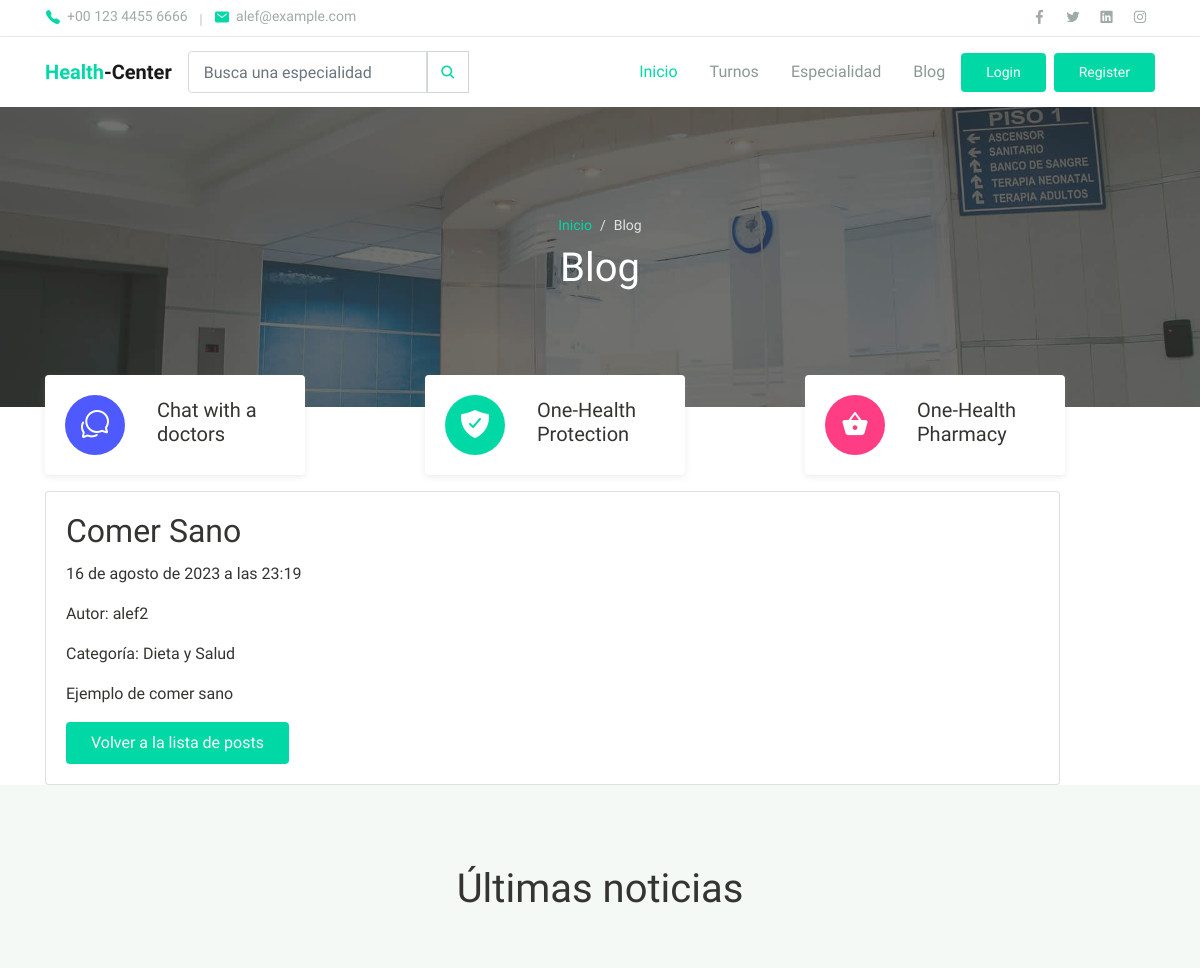
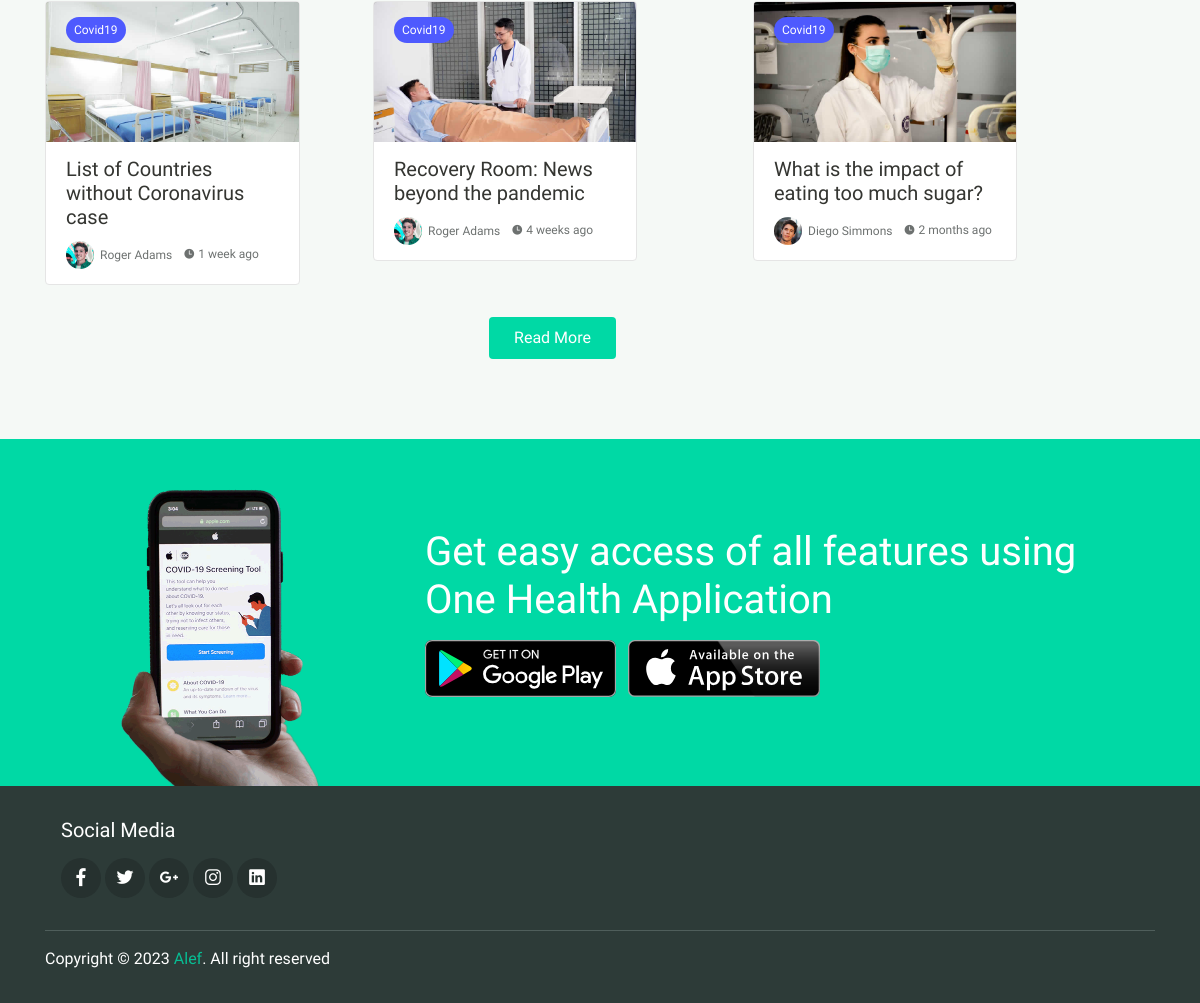
The page /aplicacion/post/6/ on the database its author committed (2 pictures, top to bottom).
### aplicacion/models.py (models this page shows, shortened)
class Post(models.Model):
    titulo = models.CharField(max_length=200)
    contenido = models.TextField()
    fecha_publicacion = models.DateTimeField(default=timezone.now)
    autor = models.ForeignKey('auth.User', on_delete=models.CASCADE)
    categoria = models.ForeignKey(Categoria, on_delete=models.CASCADE)

class Categoria(models.Model):
    nombre = models.CharField(max_length=100)
    descripcion = models.TextField()
    def __str__(self):
        return self.nombre

### aplicacion/views.py (the view)
# urls.py: path('post/<int:pk>/', views.detalle_post, name='detalle_post'),
def detalle_post(request, pk):
    post = get_object_or_404(Post, pk=pk)
    return render(request, "aplicacion/detalle_post.html", {'post': post})

### aplicacion/templates/aplicacion/detalle_post.html
{% extends 'aplicacion/base.html' %}
{% load static %}
{% block contenido %}
<div class="page-banner overlay-dark bg-image" style="background-image: url('{% static "aplicacion/assets/img/bg_image_1.jpg" %}');">
    <div class="banner-section">
      <div class="container text-center wow fadeInUp">
        <nav aria-label="Breadcrumb">
          <ol class="breadcrumb breadcrumb-dark bg-transparent justify-content-center py-0 mb-2">
            <li class="breadcrumb-item"><a href="{% url 'inicio' %}">Inicio</a></li>
            <li class="breadcrumb-item active" aria-current="page">Blog</li>
          </ol>
        </nav>
        <h1 class="font-weight-normal">Blog</h1>
      </div>
    </div>
  </div>
  <div class="page-section py-3 mt-md-n5 custom-index">
    <div class="container">
      <div class="row justify-content-center">
        <div class="col-md-4 py-3 py-md-0">
          <div class="card-service wow fadeInUp">
            <div class="circle-shape bg-secondary text-white">
              <span class="mai-chatbubbles-outline"></span>
            </div>
            <p><span>Chat</span> with a doctors</p>
          </div>
        </div>
        <div class="col-md-4 py-3 py-md-0">
          <div class="card-service wow fadeInUp">
            <div class="circle-shape bg-primary text-white">
              <span class="mai-shield-checkmark"></span>
            </div>
            <p><span>One</span>-Health Protection</p>
          </div>
        </div>
        <div class="col-md-4 py-3 py-md-0">
          <div class="card-service wow fadeInUp">
            <div class="circle-shape bg-accent text-white">
              <span class="mai-basket"></span>
            </div>
            <p><span>One</span>-Health Pharmacy</p>
          </div>
        </div>
      </div>
    </div>
  </div>
  <div class="container">
    <div class="row">
        <div class="col-md-11 offset-md-0">
            <div class="card">
                <div class="card-body">
                    <h2 class="card-title">{{ post.titulo }}</h2>
                    <p class="card-text">{{ post.fecha_publicacion }}</p>
                    <p class="card-text">Autor: {{ post.autor }}</p>
                    <p class="card-text">Categoría: {{ post.categoria }}</p>
                    <p class="card-text">{{ post.contenido }}</p>
                    <a href="{% url 'lista_posts' %}" class="btn btn-primary">Volver a la lista de posts</a>
                </div>
            </div>
        </div>
    </div>
</div>
<div class="page-section bg-light">
  <div class="container">
    <h1 class="text-center wow fadeInUp">Últimas noticias</h1>
    <div class="row mt-5">
      <div class="col-lg-3 py-2 wow zoomIn">
        <div class="card-blog">
          <div class="header">
            <div class="post-category">
              <a href="#">Covid19</a>
            </div>
            <a href="{% url 'lista_posts' %}" class="post-thumb">
              <img src="{% static 'aplicacion/assets/img/blog/blog_1.jpg' %}" alt="">
            </a>
          </div>
          <div class="body">
            <h5 class="post-title"><a href="{% url 'lista_posts' %}">List of Countries without Coronavirus case</a></h5>
            <div class="site-info">
              <div class="avatar mr-2">
                <div class="avatar-img">
                  <img src="{% static 'aplicacion/assets/img/person/person_1.jpg' %}" alt="">
                </div>
                <span>Roger Adams</span>
              </div>
              <span class="mai-time"></span> 1 week ago
            </div>
          </div>
        </div>
      </div>
      <div class="col-lg-4 py-2 wow zoomIn">
        <div class="card-blog">
          <div class="header">
            <div class="post-category">
              <a href="#">Covid19</a>
            </div>
            <a href="{% url 'lista_posts' %}" class="post-thumb">
              <img src="{% static 'aplicacion/assets/img/blog/blog_2.jpg' %}" alt="">
            </a>
          </div>
          <div class="body">
            <h5 class="post-title"><a href="{% url 'lista_posts' %}">Recovery Room: News beyond the pandemic</a></h5>
            <div class="site-info">
              <div class="avatar mr-2">
                <div class="avatar-img">
                  <img src="{% static 'aplicacion/assets/img/person/person_1.jpg' %}" alt="">
                </div>
                <span>Roger Adams</span>
              </div>
              <span class="mai-time"></span> 4 weeks ago
            </div>
          </div>
        </div>
      </div>
      <div class="col-lg-4 py-2 wow zoomIn">
        <div class="card-blog">
          <div class="header">
            <div class="post-category">
              <a href="#">Covid19</a>
            </div>
            <a href="{% url 'lista_posts' %}" class="post-thumb">
              <img src="{% static 'aplicacion/assets/img/blog/blog_3.jpg' %}" alt="">
            </a>
          </div>
          <div class="body">
            <h5 class="post-title"><a href="{% url 'lista_posts' %}">What is the impact of eating too much sugar?</a></h5>
            <div class="site-info">
              <div class="avatar mr-2">
                <div class="avatar-img">
                  <img src="{% static 'aplicacion/assets/img/person/person_2.jpg' %}" alt="">
                </div>
                <span>Diego Simmons</span>
              </div>
              <span class="mai-time"></span> 2 months ago
            </div>
          </div>
        </div>
      </div>
      <div class="col-11 text-center mt-4 wow zoomIn">
        <a href="{% url 'lista_posts' %}" class="btn btn-primary">Read More</a>
      </div>
    </div>
  </div>
</div>
{% endblock contenido %}

### aplicacion/static/aplicacion/css/theme.css (style rules this page uses)
:root { --primary: #00D9A5; --accent: #FF3D85; --secondary: #4E5AFE; --warning: #EED818; --info: #05B4E1; --danger: #FF4943; --success: #96C93D; --dark: #343531; --light: #F5F9F6; --cs: #596261; --grey: #6E807A; }
body { font-family: "Source Sans Pro", sans-serif; line-height: 1.5; color: #343531; }
a { color: #07be94; text-decoration: none; background-color: transparent; }
.bg-primary { background-color: #00D9A5 !important; }
.bg-accent { background-color: #FF3D85 !important; }
.bg-secondary { background-color: #4E5AFE !important; }
.bg-light { background-color: #F5F9F6 !important; }
.btn-primary { color: #fff; background-color: #00D9A5; border-color: transparent; }
.btn { padding: 8px 24px; }
.breadcrumb { background-color: #f8f9fa; }
.breadcrumb-dark .breadcrumb-item a { color: #00D9A5; }
.breadcrumb-dark .breadcrumb-item + .breadcrumb-item::before { display: inline-block; padding-right: 0.5rem; color: rgba(255, 255, 255, 0.8); content: "/"; }
.breadcrumb-dark .breadcrumb-item.active { color: rgba(255, 255, 255, 0.8); }
.bg-image { position: relative; background-position: center center; background-size: cover; background-repeat: no-repeat; }
.bg-image > * { position: relative; z-index: 10; }
.avatar { display: inline-flex; flex-direction: row; align-items: center; }
.avatar-img { margin-right: 6px; width: 32px; height: 32px; border-radius: 50%; overflow: hidden; }
.avatar-img img { width: 100%; height: 100%; }
.page-section { position: relative; padding-top: 80px; padding-bottom: 80px; overflow: hidden; }
.page-banner { position: relative; height: 300px; z-index: 10; }
.page-hero.overlay-dark::before, .page-banner.overlay-dark::before { content: ""; position: absolute; top: 0; left: 0; width: 100%; height: 100%; background: rgba(52, 53, 49, 0.7); z-index: 1; }
.page-banner .breadcrumb-item, .page-banner .breadcrumb-item a { font-size: 14px; }
.hero-section, .banner-section { position: relative; display: -ms-flexbox; display: flex; -ms-flex-align: center; align-items: center; -ms-flex-pack: center; justify-content: center; height: 100%; color: #ffffff; z-index: 10; }
.card-service { display: inline-flex; flex-direction: row; align-items: center; padding: 20px; margin: 0 auto; width: 100%; height: 100px; font-size: 20px; line-height: normal; background-color: #fff; border-radius: 4px; box-shadow: 0 2px 6px rgba(154, 159, 151, 0.2); }
.card-service p { margin-top: 10px; margin-left: 32px; }
.circle-shape { flex-shrink: 0; padding: 0; width: 60px; height: 60px; line-height: 64px; border-radius: 50%; text-align: center; font-size: 32px; }
@media (min-width: 768px) { .card-service { width: 260px; } }
.card-blog { position: relative; display: block; max-width: 264px; margin: 0 auto; background-color: #fff; border-radius: 4px; border: 1px solid #E5E5E5; overflow: hidden; }
.card-blog .header { width: 100%; height: 140px; background-color: #9A9F97; overflow: hidden; }
.card-blog .header .post-thumb { position: relative; overflow: hidden; }
.card-blog .header .post-thumb img { width: 100%; transition: transform .2s linear; }
.card-blog .body { padding: 15px 20px; }
.card-blog .post-category { position: absolute; top: 15px; left: 20px; z-index: 9; }
.card-blog .post-category a { display: inline-block; padding: 4px 8px; font-size: 12px; background-color: #4E5AFE; color: #fff; border-radius: 40px; }
.card-blog .post-title, .card-blog .post-title a { color: #343531; }
.card-blog .site-info { margin-top: 12px; font-size: 12px; color: #6D7170; }
.card-blog .avatar-img { width: 28px; height: 28px; }
.custom-index { z-index: 11; }

### rows shown on the page
Post: titulo "Comer Sano", fecha_publicacion "16 de agosto de 2023 a las 23:19", autor "alef2", categoria "Dieta y Salud", contenido "Ejemplo de comer sano"
